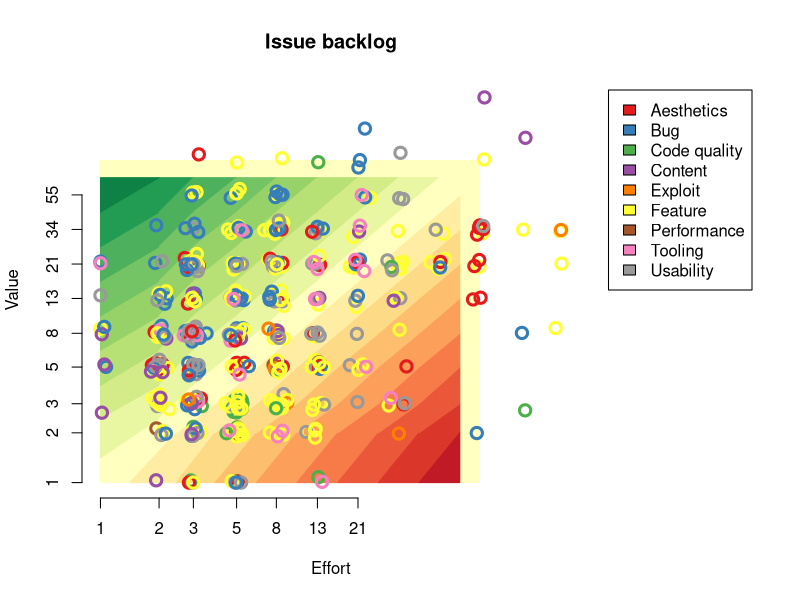

Reproduce this figure in R.
library("RColorBrewer")

circleSize = 1.5

#svg("backlog.svg", width=8, height=8)
png("backlog.png", width=600, height=500, type="cairo", pointsize=13)

par(mar=c(5.1, 4.1, 4.1, 11))

jitter_log <- function(vals, scaler=0.05) {
  noise <- rnorm(length(vals), mean=0, sd=vals*scaler)
  vals + noise
}

roiPalette = colorRampPalette(brewer.pal(11, "RdYlGn"))
roiCols = roiPalette(19)

data <- read.csv("backlog.csv", sep=",")

# Categories
cats = sort(unique(data$type))
data$typeID = match(data$type, cats)
cols = brewer.pal(length(cats), "Set1")
data$color = cols[data$typeID]

# ROI
vals = c(1, 2, 3, 5, 8, 13, 21, 34, 55, 89)
data$roi = match(data$value, vals) - match(data$effort, vals)

# NA
data$blockedBy[is.na(data$blockedBy)] <- ""

# Sort data
data <- data[with(data, order(-roi, effort, issue)),]

x = jitter_log(data$effort)
y = jitter_log(data$value)

maxEffort = max(data$effort)
maxValue = max(data$value)
x = sapply(x, function(n) min(c(n, maxEffort)))
x = sapply(x, function(n) max(c(n, 1)))
y = sapply(y, function(n) min(c(n, maxValue)))
y = sapply(y, function(n) max(c(n, 1)))

plot(
    NULL, log="xy", xlab="Effort", ylab="Value", axes=FALSE, main="Issue backlog",
    xlim=c(min(x), max(x)), ylim=c(min(y), max(y))
)
axis(1, at=c(1,2,3,5,8,13,21))
axis(2, at=c(1,2,3,5,8,13,21,34,55))
#box()




logHalf <- function(a, b){
    sqrt(a*b)
}




topEdge = logHalf(55,89)

polygon(x=c(1,89,89,1), y=c(1,1,89,89), lty=0, col=roiCols[10])

for (e in 1:8){
    midE = logHalf(vals[e], vals[e+1])
    nextMidE = logHalf(vals[e+1], vals[e+2])
    if (e > 1) {
        for (v in 1:e){
            roi = v-e;
            polygon(
                x=c(midE, nextMidE, nextMidE, midE),
                y=c(vals[v], vals[v+1], vals[v+2], vals[v+1]),
                col=roiCols[10+roi],
                border=roiCols[10+roi]
            )
        }
    }
    roi = -e
    polygon(
        x=c(midE, nextMidE, nextMidE),
        y=c(vals[1], vals[1], vals[2]),
        col=roiCols[10+roi],
        border=roiCols[10+roi]
    )
}

for (v in 1:8){
    midV = logHalf(vals[v], vals[v+1])
    nextMidV = logHalf(vals[v+1], vals[v+2])
    if (v > 1){
        for (e in 1:v){
            roi = v-e;
            polygon(
                x=c(vals[e], vals[e+1], vals[e+2], vals[e+1]),
                y=c(midV, nextMidV, nextMidV, midV),
                col=roiCols[10+roi],
                border=roiCols[10+roi]
            )
        }
    }
    roi = v
    polygon(
        x=c(vals[1], vals[1], vals[2]),
        y=c(midV, nextMidV, nextMidV),
        col=roiCols[10+roi],
        border=roiCols[10+roi]
    )
}


#points(x, y, pch=21, bg=data$color, cex=circleSize)
points(x, y, col=data$color, cex=circleSize, lwd=3)


add_legend <- function(...) {
  opar <- par(fig=c(0, 1, 0, 1), oma=c(0, 0, 0, 0), 
    mar=c(0, 0, 0, 0), new=TRUE)
  on.exit(par(opar))
  plot(0, 0, type='n', bty='n', xaxt='n', yaxt='n')
  legend(...)
}
add_legend(legend=cats, x="topright", fill=cols, inset=c(0.06,0.15))










dev.off()

# Write markdown file
text = "# Backlog"
text = c(text, "![Issue backlog](backlog.png)")
text = c(text, "")
text = c(text, "| Issue | Description | Type | Value | Effort | ROI | Blocked by |")
text = c(text, "| ----: | ----------- | ---- | ----: | -----: | --: | ---------: |")

for (i in 1:length(data$roi)){
    entry = paste(
        "| [", data$issue[i], "](", "https://github.com/timgurto/mmo/issues/", data$issue[i], ")",
        " | ", data$description[i],
        " | ", data$type[i], 
        " | ", data$value[i],
        " | ", data$effort[i],
        " | ", "![", data$roi[i], "](roi-images/roi_", data$roi[i], ".png)",
        " | ", data$blockedBy[i],
        " |", sep=""
    )
    text = c(text, entry)
}

write(text, file="backlog.md")
